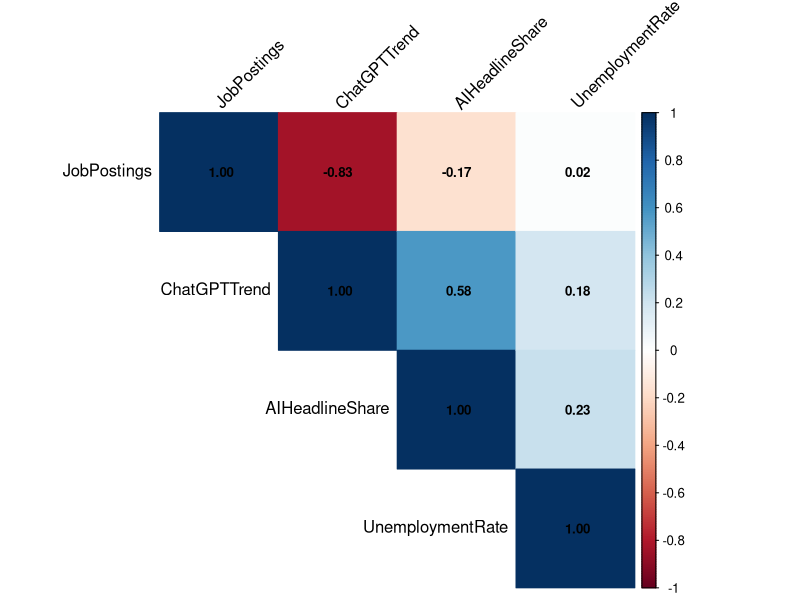
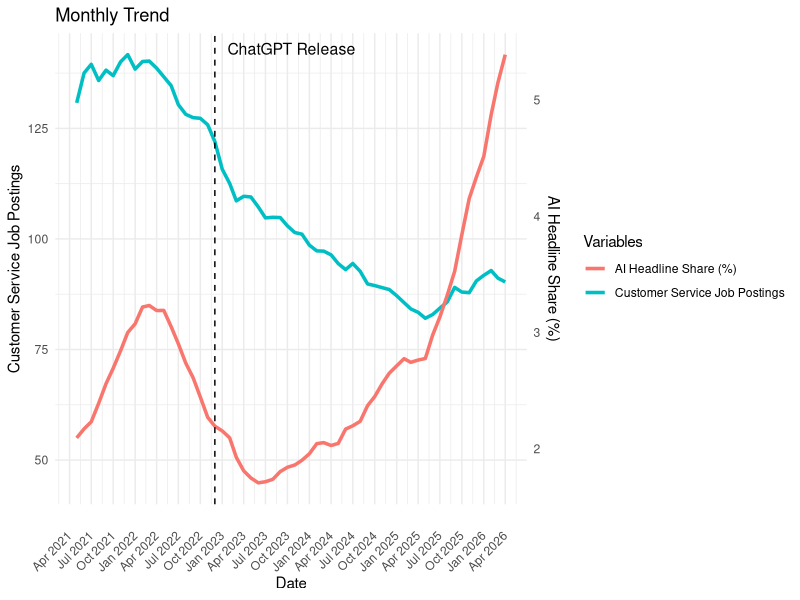

Source code (R) for these figures, in order:
#Final Version of our R script
#Everything will be consolidated in here with documentation

#install packages ----
install.packages("readr")
install.packages("readxl")
install.packages("dplyr")
install.packages("lubridate")
install.packages("ggplot2")
install.packages("writexl")
install.packages("psych")
install.packages("corrplot")
install.packages("stargazer")
install.packages("sandwich")
install.packages("lmtest")
install.packages("car")




#libraries ----
library(readr)
library(readxl)
library(dplyr)
library(lubridate)
library(ggplot2)
library(writexl)
library(psych)
library(corrplot)
library(lmtest)
library(sandwich)
library(car)


#Import Data ----
df <- read.csv("data files/final_data.csv")
df <- df %>%
  mutate(Month = mdy(Month))

#Script

  #Scaling for AI vs CS job graph
scale_factor = max(df$JobPostings, na.rm = TRUE) / max(df$AIHeadlineShare, na.rm = TRUE)



#Correlation Matrix ----
corr_df <- df %>%
  select(
    JobPostings,
    ChatGPTTrend,
    AIHeadlineShare,
    UnemploymentRate
  )

corr_df <- na.omit(corr_df)

corr_matrix <- cor(corr_df, method = "pearson")
#print(corr_matrix)

corrplot(
  corr_matrix,
  method = "color",
  type = "upper",
  addCoef.col = "black",
  number.cex = 0.8,
  tl.col = "black",
  tl.srt = 45,
  diag = TRUE
  # Will change color once theme is agreed upon
)

#AI vs Customer Service Jobs Line Graphs ----

ggplot() +
  geom_line(
    data = df,
    aes(x = Month, y = JobPostings, color = "Customer Service Job Postings"),
    linewidth = 1.2
  ) +
  geom_line(
    data = df,
    aes(
      x = Month,
      y = AIHeadlineShare * scale_factor,
      color = "AI Headline Share (%)"
    ),
    linewidth = 1.2
  ) +
  geom_vline(
    xintercept = as.Date("2022-12-1"),
    linetype = "dashed",
    color = "black"
  ) +
  scale_x_date(
    date_breaks = "3 months", date_labels = "%b %Y"
    ) +
  scale_y_continuous(
    name = "Customer Service Job Postings",
    sec.axis = sec_axis(
      ~ . / scale_factor,
      name = "AI Headline Share (%)"
    )
  ) +
  labs(
    x = "Date",
    title = "Monthly Trend",
    color = "Variables"
  ) +
  annotate(
    "text",
    color = "black",
    x = as.Date("2022-11-30"),
    y = max(df$JobPostings, na.rm = TRUE),
    label = "ChatGPT Release",
    angle = 0,
    vjust = 0,
    hjust = -0.1,
    size = 4
  ) +
  theme_minimal() +
  theme(
    axis.text.x = element_text(angle = 45, hjust = 1, vjust = 0.5),
    axis.title.x = element_text(margin = margin(t = 15))
    # Will change color once theme is agreed upon
  )


#Scatter Plots ----


#Linear Regression ----


#Etc Etc ----
